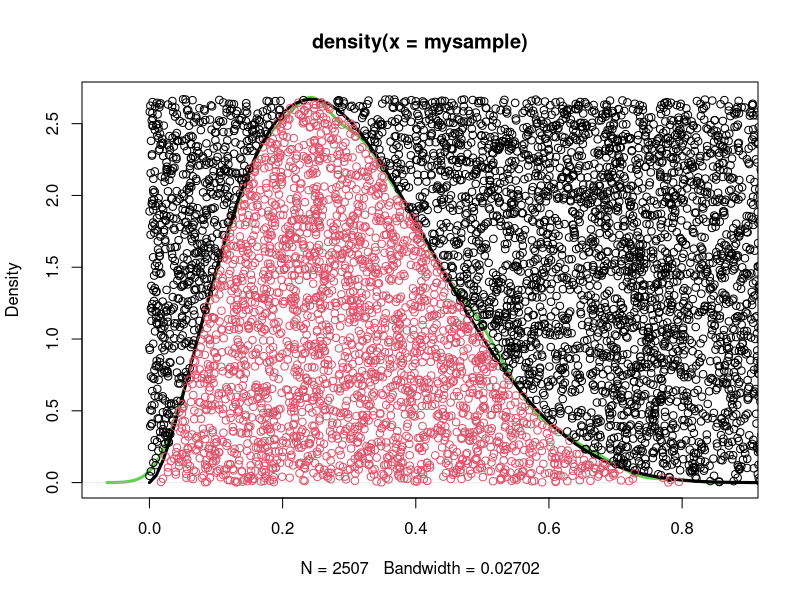

Write the R code that produced this figure.
##Exercise 2.6.  Compare execution times of Accept-Reject algorithms.  Variables to compare include 1) should we draw from uniform(0,1) and mulitply by M or draw from uniform(0,M)? and 2) how should we draw until we get the desired number of simulations?

set.seed(907104)
## Set-up for beta accept-reject problem
a=2.7
b=6.3
f=function(x,a,b){dbeta(x,a,b)}
M=optimize(f,c(0,1), a=a, b=b,maximum=T)$objective
Nsim=2500

## Focus on the command of interest, generating from uniform to detect time differences
## Upped number of simulations so time was nonzero
system.time(runif(10^6)*M)
system.time(runif(10^6, max=M))

##Generate Nsim * 1/Acceptance Rate.  Not guaranteed to get Nsim acceptances

u=runif(Nsim*M, max=M)
y=runif(Nsim*M)
mysample=y[u<dbeta(y,a,b)]

accept=u<dbeta(y,a,b)  #Indicator of whether a value was accepted
acceptrate=mean(accept)   ## The acceptance rate.  Should be close to 1/M
length(mysample)         #Number of acceptances
plot(density(mysample), lwd=3, col=3)  #Density of sample
myseq=seq(0,1,by=.01)    #x values for plotting true density
lines(myseq, dbeta(myseq,a,b), lwd=3) #True density
points(y,u,col=accept+1)  #Plot points color coded by whether they were accepted




#Method 2 with while as in book  The time of this method varies considerably depending on whether you have to enter the loop a second time
Bookwhile=function(Nsim, M, a,b){
mysample=NULL
while(length(mysample)<Nsim){
  y=runif(Nsim*M)
  mysample=c(mysample,y[runif(Nsim*M, max=M)<dbeta(y,a,b)])
}
return(mysample[1:Nsim])
}
Bookwhiletimes=replicate(100,system.time(Bookwhile(Nsim,M,a,b)))
mean(Bookwhiletimes["elapsed",])

#While using higher Nprop so second loop less likely to be required
Multiplierwhile=function(Nsim,M,a,b,mult=1.1){
mysample=NULL
while(length(mysample)<Nsim){
  y=runif(Nsim*M*mult)
  mysample=c(mysample,y[runif(Nsim*M*mult, max=M)<dbeta(y,a,b)])
}
return(mysample[1:Nsim])
}

Multwhiletimes=replicate(100,system.time(Multiplierwhile(Nsim,M,a,b)))
mean(Multwhiletimes["elapsed",])

#while- number of draws depending on how many still needed.
Adjustwhile=function(Nsim,M,a,b,mult=1.1){
mysample=NULL
while(length(mysample)<Nsim){
  y=runif((Nsim-length(mysample))*M*mult)
  mysample=c(mysample,y[runif((Nsim-length(mysample))*M*mult, max=M)<dbeta(y,a,b)])
}
return(mysample[1:Nsim])
}
Adjustwhiletimes=replicate(100,system.time(Adjustwhile(Nsim,M,a,b)))
mean(Adjustwhiletimes["elapsed",])
